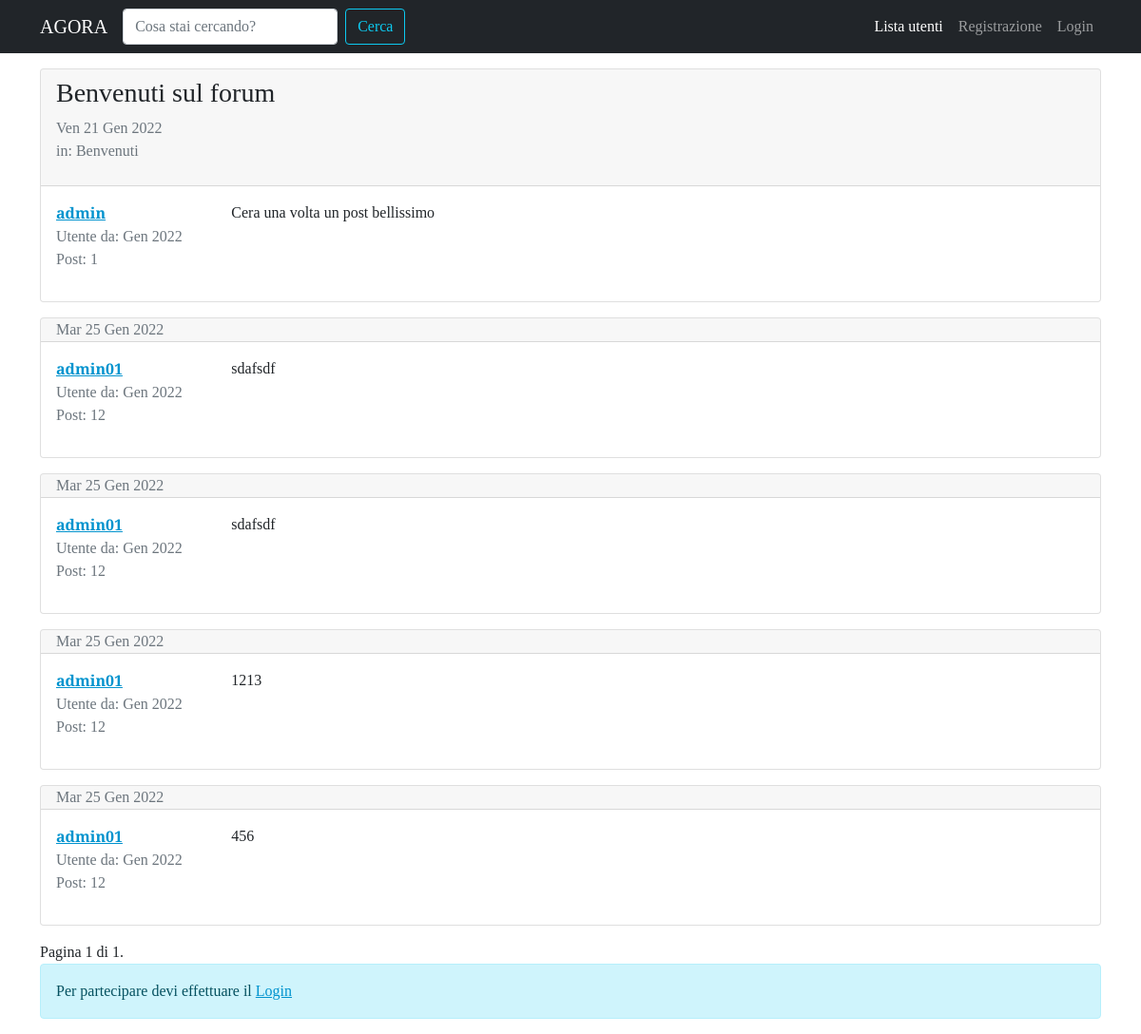
The page /forum/discussione/1/ on the database its author committed.
### forum/models.py (models this page shows, shortened)
class Discussione(models.Model):
    titolo = models.CharField(max_length=120)
    data_creazione = models.DateTimeField(auto_now_add=True)
    autore_discussione = models.ForeignKey(User, on_delete=models.CASCADE,related_name="discussioni")
    sezione_appartenenza = models.ForeignKey(Sezione, on_delete=models.CASCADE)
    class Meta:
        verbose_name = "Discussione"
        verbose_name_plural= "Discussioni"

class Post(models.Model):
    autore_post = models.ForeignKey(User,on_delete=models.CASCADE, related_name="posts")
    contenuto =models.TextField()
    data_creazione = models.DateTimeField(auto_now_add=True)
    discussione = models.ForeignKey(Discussione, on_delete=models.CASCADE)
    class Meta:
        verbose_name = "Post"
        verbose_name_plural = "Posts"

class Sezione(models.Model):
    nome_sezione = models.CharField(max_length=80)
    descrizione = models.CharField(max_length=150, blank=True, null=True)
    logo_sezione = models.ImageField(blank=True, null=True)
    def __str__(self):
        return self.nome_sezione
    class Meta:
        verbose_name = "Sezione"
        verbose_name_plural = "Sezioni"

### forum/views.py (the view)
# urls.py: path('discussione/<int:pk>/', views.visualizza_discussione , name='singola_discussione'),
def visualizza_discussione(request, pk):
    discussione = get_object_or_404(Discussione, pk=pk)
    posts_discussione = Post.objects.filter(discussione=discussione)
    paginator = Paginator(posts_discussione, 5)
    page = request.GET.get("pagina")
    posts = paginator.get_page(page)
    form_risposta = PostModelForm()
    context = {'discussione': discussione, 'posts_discussione': posts, 'form_risposta':form_risposta}
    return render(request,"forum/singola_discussione.html", context)

### forum/forms.py
class PostModelForm(forms.ModelForm):
    class Meta:
        model = Post
        fields = ['contenuto']
        widgets = {"contenuto": forms.Textarea(attrs={"rows": "5"})}
        labels = {"contenuto": "Messaggio"}

### forum/templates/forum/singola_discussione.html (shortened to what this page needs)
{% extends 'base.html' %}
{% block content %}
    {% for post in posts_discussione  %}
    <div class="card my-3">
        {% if forloop.first and not "pagina" in request.get_full_path %}
        <div class="card-header">
            <h3>{{ discussione.titolo }}</h3>
            <p class="text-muted">{{ discussione.data_creazione|date:"D d M Y" }}
            <br>
            in: {{ discussione.sezione_appartenenza }}</p>
        </div>
        {% else %}
        <div class="card-header py-0">
            <p class="text-muted mb-0">
                {{ post.data_creazione|date:"D d M Y"  }}
            </p>
        </div>
        {% endif %}
        <div class="card-body">
            <div class="row">
                <div class="col-xl-2 col-4">
                    <p class="mb-0"><a href="{% url 'user_profile' username=post.autore_post.username %}"><strong>{{ post.autore_post }} </strong></a></p>
                    <p class="text-muted mb-0">Utente da: {{ post.autore_post.date_joined|date:"M Y" }}</p>
                    <p class="text-muted">Post: {{ post.autore_post.posts.count }}</p>
                </div>
                <div class="col-xl-10 col-8">
                    <p class="my-0">{{post.contenuto|linebreaks}}</p>
                </div>
            </div>
        </div>
        </div>
    {% endfor %}
    <div class="text-right">
        <span class="step-links">
            <span class="current">
                Pagina {{ posts_discussione.number }} di {{ posts_discussione.paginator.num_pages }}.
            </span>
        </span>
    </div>
    {% if request.user.is_authenticated %}
    {% include 'forum/form_risposta.html' %}
    {% else %}
    <div class="alert alert-info" role="alert">
        Per partecipare devi effettuare il  <a href="{% url 'login' %}?next={{ request.get_full_path }}">Login</a>
    </div>
    {% endif %}
{% endblock content %}

### static-storage/css/agora.css (style rules this page uses)
body { font-family: 'Slabo 27px',serif; }
a, a:hover { color: rgb(0, 147, 206); }

### rows shown on the page
Post: autore_post "admin", autore_post.date_joined "Gen 2022", autore_post.posts.count "1", contenuto "Cera una volta un post bellissimo"
Discussione: titolo "Benvenuti sul forum", data_creazione "Ven 21 Gen 2022", sezione_appartenenza "Benvenuti"
Post: data_creazione "Mar 25 Gen 2022", autore_post "admin01", autore_post.date_joined "Gen 2022", autore_post.posts.count "12", contenuto "sdafsdf"
Post: data_creazione "Mar 25 Gen 2022", autore_post "admin01", autore_post.date_joined "Gen 2022", autore_post.posts.count "12", contenuto "sdafsdf"
Post: data_creazione "Mar 25 Gen 2022", autore_post "admin01", autore_post.date_joined "Gen 2022", autore_post.posts.count "12", contenuto "1213"
Post: data_creazione "Mar 25 Gen 2022", autore_post "admin01", autore_post.date_joined "Gen 2022", autore_post.posts.count "12", contenuto "456"

### other values the page prints
{{ posts_discussione.number }} "1"
{{ posts_discussione.paginator.num_pages }} "1"
